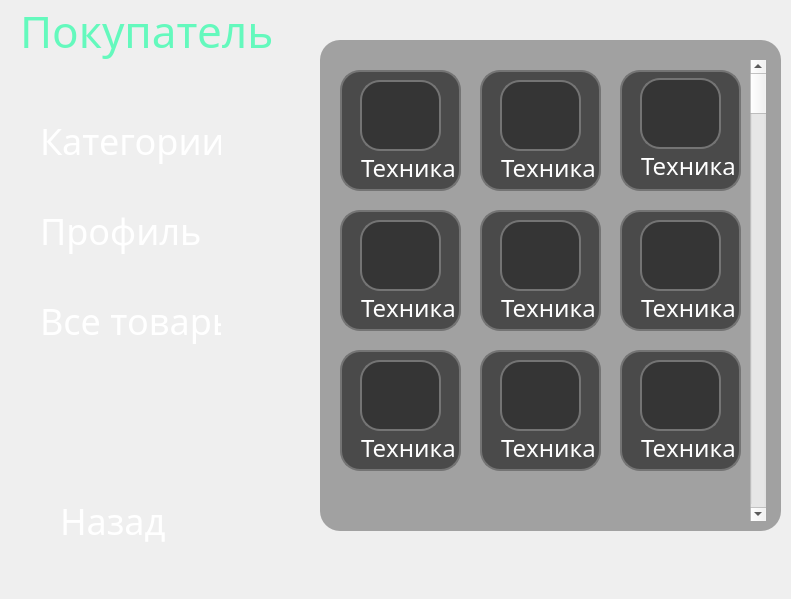
<?xml version="1.0" encoding="UTF-8"?>
<ui version="4.0">
 <class>buyerMenu</class>
 <widget class="QWidget" name="buyerMenu">
  <property name="geometry">
   <rect>
    <x>0</x>
    <y>0</y>
    <width>791</width>
    <height>599</height>
   </rect>
  </property>
  <property name="windowTitle">
   <string>buyerMenu</string>
  </property>
  <widget class="QLabel" name="background">
   <property name="enabled">
    <bool>true</bool>
   </property>
   <property name="geometry">
    <rect>
     <x>0</x>
     <y>0</y>
     <width>821</width>
     <height>600</height>
    </rect>
   </property>
   <property name="styleSheet">
    <string notr="true">Qlabel {
    border: none;
    background: none;
    text-shadow: 0 0 5px rgba(0, 255, 0, 0); /* Initial transparent green glow */
}</string>
   </property>
   <property name="frameShape">
    <enum>QFrame::Shape::NoFrame</enum>
   </property>
   <property name="frameShadow">
    <enum>QFrame::Shadow::Plain</enum>
   </property>
   <property name="text">
    <string/>
   </property>
   <property name="pixmap">
    <pixmap>../resources/bg1.jpg</pixmap>
   </property>
   <property name="scaledContents">
    <bool>true</bool>
   </property>
   <property name="alignment">
    <set>Qt::AlignmentFlag::AlignLeading|Qt::AlignmentFlag::AlignLeft|Qt::AlignmentFlag::AlignVCenter</set>
   </property>
   <property name="wordWrap">
    <bool>false</bool>
   </property>
   <property name="openExternalLinks">
    <bool>false</bool>
   </property>
  </widget>
  <widget class="QLabel" name="neon">
   <property name="enabled">
    <bool>true</bool>
   </property>
   <property name="geometry">
    <rect>
     <x>120</x>
     <y>0</y>
     <width>341</width>
     <height>571</height>
    </rect>
   </property>
   <property name="styleSheet">
    <string notr="true">Qlabel {
    border: none;
    background: none;
    text-shadow: 0 0 5px rgba(0, 255, 0, 0); /* Initial transparent green glow */
}</string>
   </property>
   <property name="frameShape">
    <enum>QFrame::Shape::NoFrame</enum>
   </property>
   <property name="frameShadow">
    <enum>QFrame::Shadow::Plain</enum>
   </property>
   <property name="text">
    <string/>
   </property>
   <property name="pixmap">
    <pixmap>../resources/neon.png</pixmap>
   </property>
   <property name="scaledContents">
    <bool>true</bool>
   </property>
   <property name="alignment">
    <set>Qt::AlignmentFlag::AlignLeading|Qt::AlignmentFlag::AlignLeft|Qt::AlignmentFlag::AlignVCenter</set>
   </property>
   <property name="wordWrap">
    <bool>false</bool>
   </property>
   <property name="openExternalLinks">
    <bool>false</bool>
   </property>
  </widget>
  <widget class="QLabel" name="introText_2">
   <property name="geometry">
    <rect>
     <x>20</x>
     <y>-20</y>
     <width>271</width>
     <height>101</height>
    </rect>
   </property>
   <property name="font">
    <font>
     <family>Yu Gothic UI Light</family>
     <pointsize>33</pointsize>
     <bold>false</bold>
    </font>
   </property>
   <property name="styleSheet">
    <string notr="true">QLabel{
    border: none;
    background: none;
    color: rgb(100, 249, 189);
    font-family: 'Yu Gothic UI Light', sans-serif;
    text-shadow: 0 0 5px rgba(0, 255, 0, 0); /* Initial transparent green glow */
}</string>
   </property>
   <property name="text">
    <string>Покупатель</string>
   </property>
  </widget>
  <widget class="QLabel" name="introText">
   <property name="geometry">
    <rect>
     <x>40</x>
     <y>80</y>
     <width>181</width>
     <height>121</height>
    </rect>
   </property>
   <property name="font">
    <font>
     <family>Yu Gothic UI Light</family>
     <pointsize>27</pointsize>
     <bold>false</bold>
    </font>
   </property>
   <property name="styleSheet">
    <string notr="true">QLabel{
    border: none;
    background: none;
    color: white;
    font-family: 'Yu Gothic UI Light', sans-serif;
    text-shadow: 0 0 5px rgba(0, 255, 0, 0); /* Initial transparent green glow */
}</string>
   </property>
   <property name="text">
    <string>Категории</string>
   </property>
  </widget>
  <widget class="QLabel" name="introText_3">
   <property name="geometry">
    <rect>
     <x>40</x>
     <y>170</y>
     <width>181</width>
     <height>121</height>
    </rect>
   </property>
   <property name="font">
    <font>
     <family>Yu Gothic UI Light</family>
     <pointsize>27</pointsize>
     <bold>false</bold>
    </font>
   </property>
   <property name="styleSheet">
    <string notr="true">QLabel{
    border: none;
    background: none;
    color: white;
    font-family: 'Yu Gothic UI Light', sans-serif;
    text-shadow: 0 0 5px rgba(0, 255, 0, 0); /* Initial transparent green glow */
}</string>
   </property>
   <property name="text">
    <string>Профиль</string>
   </property>
  </widget>
  <widget class="QLabel" name="introText_4">
   <property name="geometry">
    <rect>
     <x>40</x>
     <y>260</y>
     <width>181</width>
     <height>121</height>
    </rect>
   </property>
   <property name="font">
    <font>
     <family>Yu Gothic UI Light</family>
     <pointsize>27</pointsize>
     <bold>false</bold>
    </font>
   </property>
   <property name="styleSheet">
    <string notr="true">QLabel{
    border: none;
    background: none;
    color: white;
    font-family: 'Yu Gothic UI Light', sans-serif;
    text-shadow: 0 0 5px rgba(0, 255, 0, 0); /* Initial transparent green glow */
}</string>
   </property>
   <property name="text">
    <string>Все товары</string>
   </property>
  </widget>
  <widget class="QLabel" name="introText_5">
   <property name="geometry">
    <rect>
     <x>60</x>
     <y>460</y>
     <width>181</width>
     <height>121</height>
    </rect>
   </property>
   <property name="font">
    <font>
     <family>Yu Gothic UI Light</family>
     <pointsize>27</pointsize>
     <bold>false</bold>
    </font>
   </property>
   <property name="styleSheet">
    <string notr="true">QLabel{
    border: none;
    background: none;
    color: white;
    font-family: 'Yu Gothic UI Light', sans-serif;
    text-shadow: 0 0 5px rgba(0, 255, 0, 0); /* Initial transparent green glow */
}</string>
   </property>
   <property name="text">
    <string>Назад</string>
   </property>
  </widget>
  <widget class="QTextEdit" name="textEdit">
   <property name="geometry">
    <rect>
     <x>320</x>
     <y>40</y>
     <width>461</width>
     <height>491</height>
    </rect>
   </property>
   <property name="styleSheet">
    <string notr="true">QTextEdit {
    background-color: rgba(45, 45, 45,0.4); 
    border-radius: 20px;
    padding: 5px; /* Добавление отступа для текста */
}
</string>
   </property>
  </widget>
  <widget class="QScrollBar" name="verticalScrollBar">
   <property name="geometry">
    <rect>
     <x>750</x>
     <y>60</y>
     <width>16</width>
     <height>461</height>
    </rect>
   </property>
   <property name="orientation">
    <enum>Qt::Orientation::Vertical</enum>
   </property>
  </widget>
  <widget class="QWidget" name="categories" native="true">
   <property name="enabled">
    <bool>true</bool>
   </property>
   <property name="geometry">
    <rect>
     <x>320</x>
     <y>40</y>
     <width>431</width>
     <height>481</height>
    </rect>
   </property>
   <widget class="QWidget" name="categories1" native="true">
    <property name="geometry">
     <rect>
      <x>20</x>
      <y>30</y>
      <width>121</width>
      <height>121</height>
     </rect>
    </property>
    <property name="styleSheet">
     <string notr="true">QWidget {
    background-color: rgba(45, 45, 45,0.75); 
    border: 2px solid rgb(116, 116, 116);
    border-radius: 20px;
    padding: 5px; /* Добавление отступа для текста */
}
</string>
    </property>
    <widget class="QLabel" name="categoryFrame">
     <property name="enabled">
      <bool>true</bool>
     </property>
     <property name="geometry">
      <rect>
       <x>20</x>
       <y>10</y>
       <width>81</width>
       <height>71</height>
      </rect>
     </property>
     <property name="styleSheet">
      <string notr="true">Qlabel {
    border: none;
    background: none;
    text-shadow: 0 0 5px rgba(0, 255, 0, 0); /* Initial transparent green glow */
}</string>
     </property>
     <property name="frameShape">
      <enum>QFrame::Shape::NoFrame</enum>
     </property>
     <property name="frameShadow">
      <enum>QFrame::Shadow::Plain</enum>
     </property>
     <property name="text">
      <string/>
     </property>
     <property name="pixmap">
      <pixmap>../resources/user-interfacew.png</pixmap>
     </property>
     <property name="scaledContents">
      <bool>true</bool>
     </property>
     <property name="alignment">
      <set>Qt::AlignmentFlag::AlignLeading|Qt::AlignmentFlag::AlignLeft|Qt::AlignmentFlag::AlignVCenter</set>
     </property>
     <property name="wordWrap">
      <bool>false</bool>
     </property>
     <property name="openExternalLinks">
      <bool>false</bool>
     </property>
    </widget>
    <widget class="QLabel" name="categoryName">
     <property name="geometry">
      <rect>
       <x>10</x>
       <y>72</y>
       <width>111</width>
       <height>51</height>
      </rect>
     </property>
     <property name="font">
      <font>
       <family>Yu Gothic UI Light</family>
       <pointsize>18</pointsize>
       <bold>false</bold>
      </font>
     </property>
     <property name="styleSheet">
      <string notr="true">QLabel{
    border: none;
    background: none;
    color: white;
    font-family: 'Yu Gothic UI Light', sans-serif;
    text-shadow: 0 0 5px rgba(0, 255, 0, 0); /* Initial transparent green glow */
}</string>
     </property>
     <property name="text">
      <string>Техника</string>
     </property>
    </widget>
   </widget>
   <widget class="QWidget" name="categories2" native="true">
    <property name="geometry">
     <rect>
      <x>160</x>
      <y>30</y>
      <width>121</width>
      <height>121</height>
     </rect>
    </property>
    <property name="styleSheet">
     <string notr="true">QWidget {
    background-color: rgba(45, 45, 45,0.75); 
    border: 2px solid rgb(116, 116, 116);
    border-radius: 20px;
    padding: 5px; /* Добавление отступа для текста */
}
</string>
    </property>
    <widget class="QLabel" name="categoryName_2">
     <property name="geometry">
      <rect>
       <x>10</x>
       <y>72</y>
       <width>111</width>
       <height>51</height>
      </rect>
     </property>
     <property name="font">
      <font>
       <family>Yu Gothic UI Light</family>
       <pointsize>18</pointsize>
       <bold>false</bold>
      </font>
     </property>
     <property name="styleSheet">
      <string notr="true">QLabel{
    border: none;
    background: none;
    color: white;
    font-family: 'Yu Gothic UI Light', sans-serif;
    text-shadow: 0 0 5px rgba(0, 255, 0, 0); /* Initial transparent green glow */
}</string>
     </property>
     <property name="text">
      <string>Техника</string>
     </property>
    </widget>
    <widget class="QLabel" name="categoryFrame_2">
     <property name="enabled">
      <bool>true</bool>
     </property>
     <property name="geometry">
      <rect>
       <x>20</x>
       <y>10</y>
       <width>81</width>
       <height>71</height>
      </rect>
     </property>
     <property name="styleSheet">
      <string notr="true">Qlabel {
    border: none;
    background: none;
    text-shadow: 0 0 5px rgba(0, 255, 0, 0); /* Initial transparent green glow */
}</string>
     </property>
     <property name="frameShape">
      <enum>QFrame::Shape::NoFrame</enum>
     </property>
     <property name="frameShadow">
      <enum>QFrame::Shadow::Plain</enum>
     </property>
     <property name="text">
      <string/>
     </property>
     <property name="pixmap">
      <pixmap>../resources/user-interfacew.png</pixmap>
     </property>
     <property name="scaledContents">
      <bool>true</bool>
     </property>
     <property name="alignment">
      <set>Qt::AlignmentFlag::AlignLeading|Qt::AlignmentFlag::AlignLeft|Qt::AlignmentFlag::AlignVCenter</set>
     </property>
     <property name="wordWrap">
      <bool>false</bool>
     </property>
     <property name="openExternalLinks">
      <bool>false</bool>
     </property>
    </widget>
   </widget>
   <widget class="QWidget" name="categories4" native="true">
    <property name="geometry">
     <rect>
      <x>20</x>
      <y>170</y>
      <width>121</width>
      <height>121</height>
     </rect>
    </property>
    <property name="styleSheet">
     <string notr="true">QWidget {
    background-color: rgba(45, 45, 45,0.75); 
    border: 2px solid rgb(116, 116, 116);
    border-radius: 20px;
    padding: 5px; /* Добавление отступа для текста */
}
</string>
    </property>
    <widget class="QLabel" name="categoryName_4">
     <property name="geometry">
      <rect>
       <x>10</x>
       <y>72</y>
       <width>111</width>
       <height>51</height>
      </rect>
     </property>
     <property name="font">
      <font>
       <family>Yu Gothic UI Light</family>
       <pointsize>18</pointsize>
       <bold>false</bold>
      </font>
     </property>
     <property name="styleSheet">
      <string notr="true">QLabel{
    border: none;
    background: none;
    color: white;
    font-family: 'Yu Gothic UI Light', sans-serif;
    text-shadow: 0 0 5px rgba(0, 255, 0, 0); /* Initial transparent green glow */
}</string>
     </property>
     <property name="text">
      <string>Техника</string>
     </property>
    </widget>
    <widget class="QLabel" name="categoryFrame_4">
     <property name="enabled">
      <bool>true</bool>
     </property>
     <property name="geometry">
      <rect>
       <x>20</x>
       <y>10</y>
       <width>81</width>
       <height>71</height>
      </rect>
     </property>
     <property name="styleSheet">
      <string notr="true">Qlabel {
    border: none;
    background: none;
    text-shadow: 0 0 5px rgba(0, 255, 0, 0); /* Initial transparent green glow */
}</string>
     </property>
     <property name="frameShape">
      <enum>QFrame::Shape::NoFrame</enum>
     </property>
     <property name="frameShadow">
      <enum>QFrame::Shadow::Plain</enum>
     </property>
     <property name="text">
      <string/>
     </property>
     <property name="pixmap">
      <pixmap>../resources/user-interfacew.png</pixmap>
     </property>
     <property name="scaledContents">
      <bool>true</bool>
     </property>
     <property name="alignment">
      <set>Qt::AlignmentFlag::AlignLeading|Qt::AlignmentFlag::AlignLeft|Qt::AlignmentFlag::AlignVCenter</set>
     </property>
     <property name="wordWrap">
      <bool>false</bool>
     </property>
     <property name="openExternalLinks">
      <bool>false</bool>
     </property>
    </widget>
   </widget>
   <widget class="QWidget" name="categories8" native="true">
    <property name="geometry">
     <rect>
      <x>160</x>
      <y>310</y>
      <width>121</width>
      <height>121</height>
     </rect>
    </property>
    <property name="styleSheet">
     <string notr="true">QWidget {
    background-color: rgba(45, 45, 45,0.75); 
    border: 2px solid rgb(116, 116, 116);
    border-radius: 20px;
    padding: 5px; /* Добавление отступа для текста */
}
</string>
    </property>
    <widget class="QLabel" name="categoryName_8">
     <property name="geometry">
      <rect>
       <x>10</x>
       <y>72</y>
       <width>111</width>
       <height>51</height>
      </rect>
     </property>
     <property name="font">
      <font>
       <family>Yu Gothic UI Light</family>
       <pointsize>18</pointsize>
       <bold>false</bold>
      </font>
     </property>
     <property name="styleSheet">
      <string notr="true">QLabel{
    border: none;
    background: none;
    color: white;
    font-family: 'Yu Gothic UI Light', sans-serif;
    text-shadow: 0 0 5px rgba(0, 255, 0, 0); /* Initial transparent green glow */
}</string>
     </property>
     <property name="text">
      <string>Техника</string>
     </property>
    </widget>
    <widget class="QLabel" name="categoryFrame_8">
     <property name="enabled">
      <bool>true</bool>
     </property>
     <property name="geometry">
      <rect>
       <x>20</x>
       <y>10</y>
       <width>81</width>
       <height>71</height>
      </rect>
     </property>
     <property name="styleSheet">
      <string notr="true">Qlabel {
    border: none;
    background: none;
    text-shadow: 0 0 5px rgba(0, 255, 0, 0); /* Initial transparent green glow */
}</string>
     </property>
     <property name="frameShape">
      <enum>QFrame::Shape::NoFrame</enum>
     </property>
     <property name="frameShadow">
      <enum>QFrame::Shadow::Plain</enum>
     </property>
     <property name="text">
      <string/>
     </property>
     <property name="pixmap">
      <pixmap>../resources/user-interfacew.png</pixmap>
     </property>
     <property name="scaledContents">
      <bool>true</bool>
     </property>
     <property name="alignment">
      <set>Qt::AlignmentFlag::AlignLeading|Qt::AlignmentFlag::AlignLeft|Qt::AlignmentFlag::AlignVCenter</set>
     </property>
     <property name="wordWrap">
      <bool>false</bool>
     </property>
     <property name="openExternalLinks">
      <bool>false</bool>
     </property>
    </widget>
   </widget>
   <widget class="QWidget" name="categories5" native="true">
    <property name="geometry">
     <rect>
      <x>160</x>
      <y>170</y>
      <width>121</width>
      <height>121</height>
     </rect>
    </property>
    <property name="styleSheet">
     <string notr="true">QWidget {
    background-color: rgba(45, 45, 45,0.75); 
    border: 2px solid rgb(116, 116, 116);
    border-radius: 20px;
    padding: 5px; /* Добавление отступа для текста */
}
</string>
    </property>
    <widget class="QLabel" name="categoryName_5">
     <property name="geometry">
      <rect>
       <x>10</x>
       <y>72</y>
       <width>111</width>
       <height>51</height>
      </rect>
     </property>
     <property name="font">
      <font>
       <family>Yu Gothic UI Light</family>
       <pointsize>18</pointsize>
       <bold>false</bold>
      </font>
     </property>
     <property name="styleSheet">
      <string notr="true">QLabel{
    border: none;
    background: none;
    color: white;
    font-family: 'Yu Gothic UI Light', sans-serif;
    text-shadow: 0 0 5px rgba(0, 255, 0, 0); /* Initial transparent green glow */
}</string>
     </property>
     <property name="text">
      <string>Техника</string>
     </property>
    </widget>
    <widget class="QLabel" name="categoryFrame_5">
     <property name="enabled">
      <bool>true</bool>
     </property>
     <property name="geometry">
      <rect>
       <x>20</x>
       <y>10</y>
       <width>81</width>
       <height>71</height>
      </rect>
     </property>
     <property name="styleSheet">
      <string notr="true">Qlabel {
    border: none;
    background: none;
    text-shadow: 0 0 5px rgba(0, 255, 0, 0); /* Initial transparent green glow */
}</string>
     </property>
     <property name="frameShape">
      <enum>QFrame::Shape::NoFrame</enum>
     </property>
     <property name="frameShadow">
      <enum>QFrame::Shadow::Plain</enum>
     </property>
     <property name="text">
      <string/>
     </property>
     <property name="pixmap">
      <pixmap>../resources/user-interfacew.png</pixmap>
     </property>
     <property name="scaledContents">
      <bool>true</bool>
     </property>
     <property name="alignment">
      <set>Qt::AlignmentFlag::AlignLeading|Qt::AlignmentFlag::AlignLeft|Qt::AlignmentFlag::AlignVCenter</set>
     </property>
     <property name="wordWrap">
      <bool>false</bool>
     </property>
     <property name="openExternalLinks">
      <bool>false</bool>
     </property>
    </widget>
   </widget>
   <widget class="QWidget" name="categories7" native="true">
    <property name="geometry">
     <rect>
      <x>20</x>
      <y>310</y>
      <width>121</width>
      <height>121</height>
     </rect>
    </property>
    <property name="styleSheet">
     <string notr="true">QWidget {
    background-color: rgba(45, 45, 45,0.75); 
    border: 2px solid rgb(116, 116, 116);
    border-radius: 20px;
    padding: 5px; /* Добавление отступа для текста */
}
</string>
    </property>
    <widget class="QLabel" name="categoryName_7">
     <property name="geometry">
      <rect>
       <x>10</x>
       <y>72</y>
       <width>111</width>
       <height>51</height>
      </rect>
     </property>
     <property name="font">
      <font>
       <family>Yu Gothic UI Light</family>
       <pointsize>18</pointsize>
       <bold>false</bold>
      </font>
     </property>
     <property name="styleSheet">
      <string notr="true">QLabel{
    border: none;
    background: none;
    color: white;
    font-family: 'Yu Gothic UI Light', sans-serif;
    text-shadow: 0 0 5px rgba(0, 255, 0, 0); /* Initial transparent green glow */
}</string>
     </property>
     <property name="text">
      <string>Техника</string>
     </property>
    </widget>
    <widget class="QLabel" name="categoryFrame_7">
     <property name="enabled">
      <bool>true</bool>
     </property>
     <property name="geometry">
      <rect>
       <x>20</x>
       <y>10</y>
       <width>81</width>
       <height>71</height>
      </rect>
     </property>
     <property name="styleSheet">
      <string notr="true">Qlabel {
    border: none;
    background: none;
    text-shadow: 0 0 5px rgba(0, 255, 0, 0); /* Initial transparent green glow */
}</string>
     </property>
     <property name="frameShape">
      <enum>QFrame::Shape::NoFrame</enum>
     </property>
     <property name="frameShadow">
      <enum>QFrame::Shadow::Plain</enum>
     </property>
     <property name="text">
      <string/>
     </property>
     <property name="pixmap">
      <pixmap>../resources/user-interfacew.png</pixmap>
     </property>
     <property name="scaledContents">
      <bool>true</bool>
     </property>
     <property name="alignment">
      <set>Qt::AlignmentFlag::AlignLeading|Qt::AlignmentFlag::AlignLeft|Qt::AlignmentFlag::AlignVCenter</set>
     </property>
     <property name="wordWrap">
      <bool>false</bool>
     </property>
     <property name="openExternalLinks">
      <bool>false</bool>
     </property>
    </widget>
   </widget>
   <widget class="QWidget" name="categories3" native="true">
    <property name="geometry">
     <rect>
      <x>300</x>
      <y>30</y>
      <width>121</width>
      <height>121</height>
     </rect>
    </property>
    <property name="styleSheet">
     <string notr="true">QWidget {
    background-color: rgba(45, 45, 45,0.75); 
    border: 2px solid rgb(116, 116, 116);
    border-radius: 20px;
    padding: 5px; /* Добавление отступа для текста */
}
</string>
    </property>
    <widget class="QLabel" name="categoryName_3">
     <property name="geometry">
      <rect>
       <x>10</x>
       <y>70</y>
       <width>111</width>
       <height>51</height>
      </rect>
     </property>
     <property name="font">
      <font>
       <family>Yu Gothic UI Light</family>
       <pointsize>18</pointsize>
       <bold>false</bold>
      </font>
     </property>
     <property name="styleSheet">
      <string notr="true">QLabel{
    border: none;
    background: none;
    color: white;
    font-family: 'Yu Gothic UI Light', sans-serif;
    text-shadow: 0 0 5px rgba(0, 255, 0, 0); /* Initial transparent green glow */
}</string>
     </property>
     <property name="text">
      <string>Техника</string>
     </property>
    </widget>
    <widget class="QLabel" name="categoryFrame_3">
     <property name="enabled">
      <bool>true</bool>
     </property>
     <property name="geometry">
      <rect>
       <x>20</x>
       <y>8</y>
       <width>81</width>
       <height>71</height>
      </rect>
     </property>
     <property name="styleSheet">
      <string notr="true">Qlabel {
    border: none;
    background: none;
    text-shadow: 0 0 5px rgba(0, 255, 0, 0); /* Initial transparent green glow */
}</string>
     </property>
     <property name="frameShape">
      <enum>QFrame::Shape::NoFrame</enum>
     </property>
     <property name="frameShadow">
      <enum>QFrame::Shadow::Plain</enum>
     </property>
     <property name="text">
      <string/>
     </property>
     <property name="pixmap">
      <pixmap>../resources/user-interfacew.png</pixmap>
     </property>
     <property name="scaledContents">
      <bool>true</bool>
     </property>
     <property name="alignment">
      <set>Qt::AlignmentFlag::AlignLeading|Qt::AlignmentFlag::AlignLeft|Qt::AlignmentFlag::AlignVCenter</set>
     </property>
     <property name="wordWrap">
      <bool>false</bool>
     </property>
     <property name="openExternalLinks">
      <bool>false</bool>
     </property>
    </widget>
   </widget>
   <widget class="QWidget" name="categories9" native="true">
    <property name="geometry">
     <rect>
      <x>300</x>
      <y>310</y>
      <width>121</width>
      <height>121</height>
     </rect>
    </property>
    <property name="styleSheet">
     <string notr="true">QWidget {
    background-color: rgba(45, 45, 45,0.75); 
    border: 2px solid rgb(116, 116, 116);
    border-radius: 20px;
    padding: 5px; /* Добавление отступа для текста */
}
</string>
    </property>
    <widget class="QLabel" name="categoryName_9">
     <property name="geometry">
      <rect>
       <x>10</x>
       <y>72</y>
       <width>111</width>
       <height>51</height>
      </rect>
     </property>
     <property name="font">
      <font>
       <family>Yu Gothic UI Light</family>
       <pointsize>18</pointsize>
       <bold>false</bold>
      </font>
     </property>
     <property name="styleSheet">
      <string notr="true">QLabel{
    border: none;
    background: none;
    color: white;
    font-family: 'Yu Gothic UI Light', sans-serif;
    text-shadow: 0 0 5px rgba(0, 255, 0, 0); /* Initial transparent green glow */
}</string>
     </property>
     <property name="text">
      <string>Техника</string>
     </property>
    </widget>
    <widget class="QLabel" name="categoryFrame_9">
     <property name="enabled">
      <bool>true</bool>
     </property>
     <property name="geometry">
      <rect>
       <x>20</x>
       <y>10</y>
       <width>81</width>
       <height>71</height>
      </rect>
     </property>
     <property name="styleSheet">
      <string notr="true">Qlabel {
    border: none;
    background: none;
    text-shadow: 0 0 5px rgba(0, 255, 0, 0); /* Initial transparent green glow */
}</string>
     </property>
     <property name="frameShape">
      <enum>QFrame::Shape::NoFrame</enum>
     </property>
     <property name="frameShadow">
      <enum>QFrame::Shadow::Plain</enum>
     </property>
     <property name="text">
      <string/>
     </property>
     <property name="pixmap">
      <pixmap>../resources/user-interfacew.png</pixmap>
     </property>
     <property name="scaledContents">
      <bool>true</bool>
     </property>
     <property name="alignment">
      <set>Qt::AlignmentFlag::AlignLeading|Qt::AlignmentFlag::AlignLeft|Qt::AlignmentFlag::AlignVCenter</set>
     </property>
     <property name="wordWrap">
      <bool>false</bool>
     </property>
     <property name="openExternalLinks">
      <bool>false</bool>
     </property>
    </widget>
   </widget>
   <widget class="QWidget" name="categories6" native="true">
    <property name="geometry">
     <rect>
      <x>300</x>
      <y>170</y>
      <width>121</width>
      <height>121</height>
     </rect>
    </property>
    <property name="styleSheet">
     <string notr="true">QWidget {
    background-color: rgba(45, 45, 45,0.75); 
    border: 2px solid rgb(116, 116, 116);
    border-radius: 20px;
    padding: 5px; /* Добавление отступа для текста */
}
</string>
    </property>
    <widget class="QLabel" name="categoryName_6">
     <property name="geometry">
      <rect>
       <x>10</x>
       <y>72</y>
       <width>111</width>
       <height>51</height>
      </rect>
     </property>
     <property name="font">
      <font>
       <family>Yu Gothic UI Light</family>
       <pointsize>18</pointsize>
       <bold>false</bold>
      </font>
     </property>
     <property name="styleSheet">
      <string notr="true">QLabel{
    border: none;
    background: none;
    color: white;
    font-family: 'Yu Gothic UI Light', sans-serif;
    text-shadow: 0 0 5px rgba(0, 255, 0, 0); /* Initial transparent green glow */
}</string>
     </property>
     <property name="text">
      <string>Техника</string>
     </property>
    </widget>
    <widget class="QLabel" name="categoryFrame_6">
     <property name="enabled">
      <bool>true</bool>
     </property>
     <property name="geometry">
      <rect>
       <x>20</x>
       <y>10</y>
       <width>81</width>
       <height>71</height>
      </rect>
     </property>
     <property name="styleSheet">
      <string notr="true">Qlabel {
    border: none;
    background: none;
    text-shadow: 0 0 5px rgba(0, 255, 0, 0); /* Initial transparent green glow */
}</string>
     </property>
     <property name="frameShape">
      <enum>QFrame::Shape::NoFrame</enum>
     </property>
     <property name="frameShadow">
      <enum>QFrame::Shadow::Plain</enum>
     </property>
     <property name="text">
      <string/>
     </property>
     <property name="pixmap">
      <pixmap>../resources/user-interfacew.png</pixmap>
     </property>
     <property name="scaledContents">
      <bool>true</bool>
     </property>
     <property name="alignment">
      <set>Qt::AlignmentFlag::AlignLeading|Qt::AlignmentFlag::AlignLeft|Qt::AlignmentFlag::AlignVCenter</set>
     </property>
     <property name="wordWrap">
      <bool>false</bool>
     </property>
     <property name="openExternalLinks">
      <bool>false</bool>
     </property>
    </widget>
   </widget>
  </widget>
  <zorder>background</zorder>
  <zorder>introText_2</zorder>
  <zorder>introText</zorder>
  <zorder>introText_3</zorder>
  <zorder>introText_4</zorder>
  <zorder>introText_5</zorder>
  <zorder>textEdit</zorder>
  <zorder>neon</zorder>
  <zorder>verticalScrollBar</zorder>
  <zorder>categories</zorder>
 </widget>
 <resources/>
 <connections/>
</ui>
